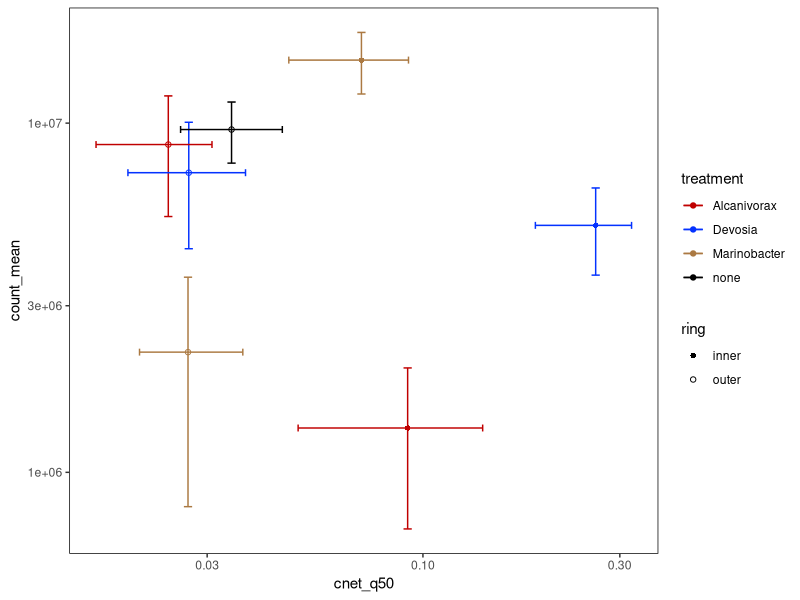

This chart was generated by the following R code:
## Combines count and Cnet data in one plot (day 14)
library("dplyr")
library(ggplot2)

# import data
count_bact <- read.csv("data/flow2_day14_bact.csv")
count_pt <- read.csv("data/flow2_day14_pt.csv")
cnet_stat <- read.csv("data/SIP_cnet_day14.csv")

# get statistics from count data
count_bact_stat <- count_bact %>%
  group_by(Treatment, Ring) %>%
  summarize(mean = mean(Abundance), 
            sd = sd(Abundance))

# merbe count and cnet in to df
count_bact_stat$Ring[count_bact_stat$Ring==1] <- 'inner'
count_bact_stat$Ring[count_bact_stat$Ring==2] <- 'outer'
df <- cnet_stat
colnames(df) <- c("treatment", "ring", "cnet_q25", "cnet_q50", "cnet_q75")
df$count_mean <- NA
df$count_sd <- NA

for (row in 1:nrow(df)){
  t <- df$treatment[row]
  r <- df$ring[row]
  df[row, 'count_mean'] <- count_bact_stat$mean[count_bact_stat$Treatment==t & count_bact_stat$Ring==r]
  df[row, 'count_sd'] <- count_bact_stat$sd[count_bact_stat$Treatment==t & count_bact_stat$Ring==r]
}

# plot
setEPS()
postscript("figures/fig5a.eps", width = 3, height = 3)

ggplot(df, aes(x=cnet_q50, y=count_mean, shape=ring, colour=treatment)) + 
  geom_point() + 
  geom_errorbar(aes(ymax = count_mean+count_sd, ymin = count_mean-count_sd), width=0.02) + 
  geom_errorbarh(aes(xmax = cnet_q75, xmin = cnet_q25), height=0.02) + 
  scale_x_continuous(trans='log10') +
  scale_y_continuous(trans='log10') +
  scale_color_manual(values=c("#C00000", "#0432FF", "#AB7942", "#000000")) +
  scale_shape_manual(values = c(16,1)) +
  theme(strip.background = element_rect(fill=NA),
        panel.background = element_rect(fill = "transparent", color = NA),
        # panel.grid.major = element_blank(),
        # panel.grid.minor = element_blank(),
        plot.background = element_rect(fill = "transparent", color = NA),
        panel.border = element_rect(colour = "black", fill=NA, size=0.5))